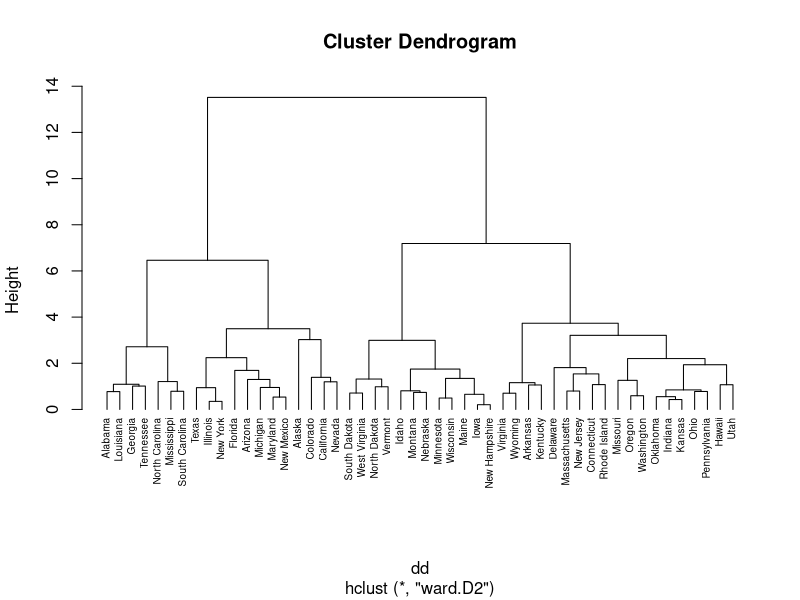
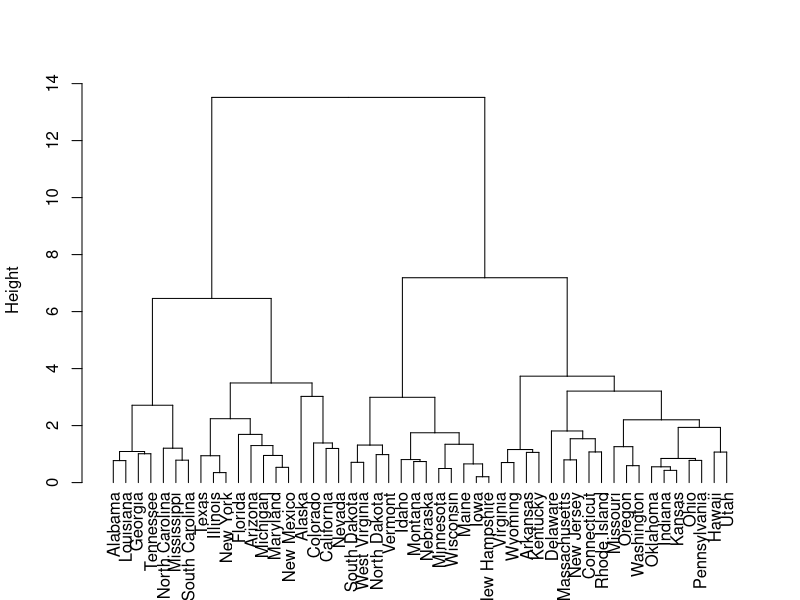
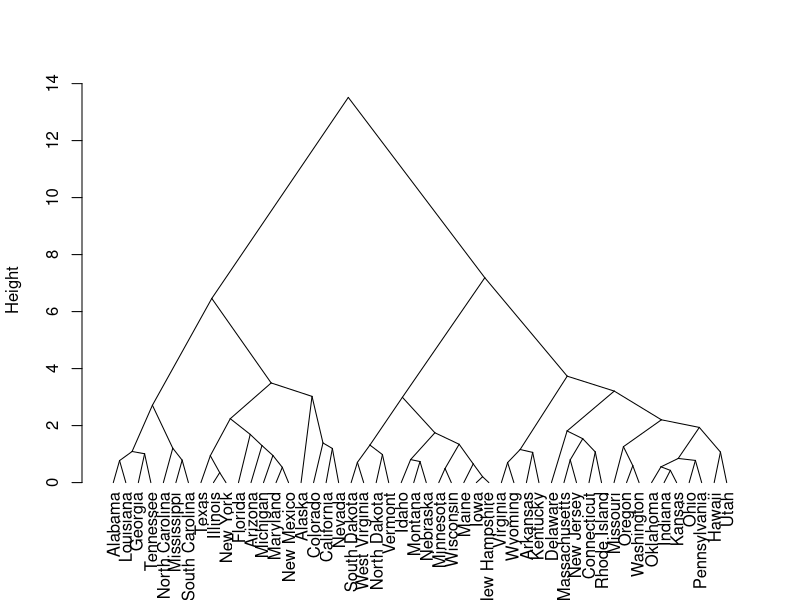
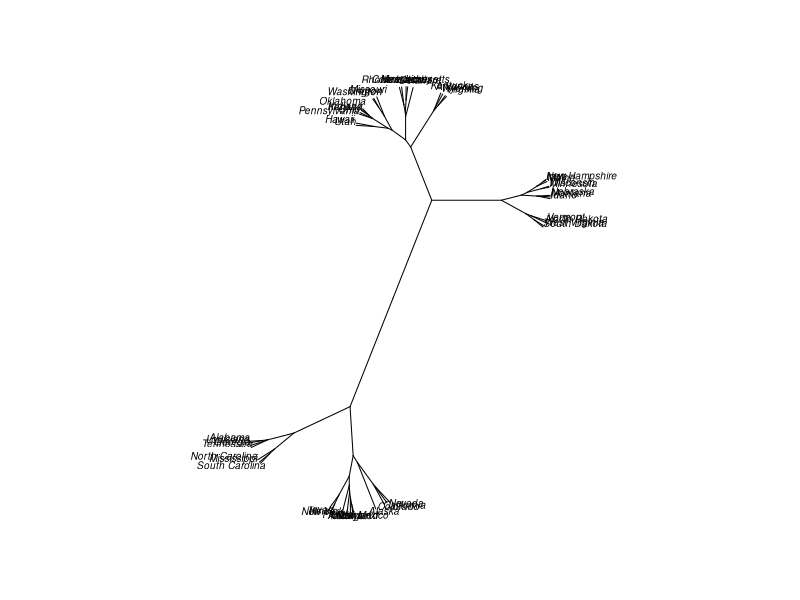
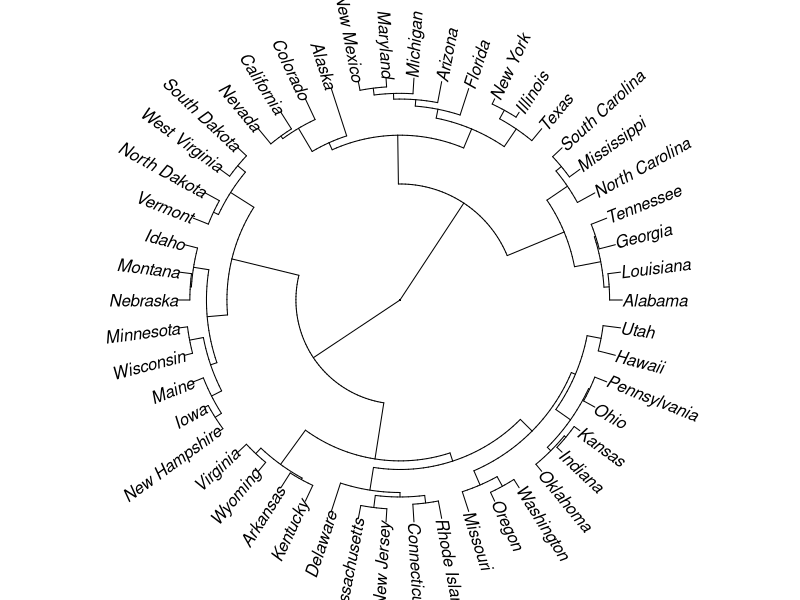

The R script that drew these images, in order: (Note: this script raises an error after producing the figures.)
#install.packages('ape')
library('ape')
data(USArrests)
str(USArrests)
?hclust
dd <- dist(scale(USArrests), method = "euclidean")
hc <- hclust(dd, method = "ward.D2")

head(hc)
plot(hc, hang = -1,cex=0.6)
class(hc)
hcd <- as.dendrogram(hc)
plot(hcd, type = "rectangle", ylab = "Height")
plot(hcd, type = "triangle", ylab = "Height")

plot(as.phylo(hc), type = "unrooted", cex = 0.6,
     no.margin = TRUE)

plot(as.phylo(hc), type = "fan")

###################### Clusters on train dataset ##########################
dim(train)
df <- train
library(dplyr)
library(tidyr)
df <- drop_na(df)
drug_train <- df[1:1000,]
names(drug_train)
drug_train <- drug_train[,c(-1,-4,-6)]
drug_train$drugNameNumeric <- as.numeric(as.factor(drug_train$drugName))
drug_train$conditionNumeric <- as.numeric(as.factor(drug_train$condition))
df1 <- drug_train[,c(-1)]
names(df1)
class(df1)

dim(df1)
df2 <- df1[!duplicated(df1[ , c("condition")]),]
dim(df2)
head(df2)
row.names(df2) <- df2[,1]
df2_dist <- dist(as.matrix(df2),method = 'euclidean')
df1hc <- hclust(df2_dist, method = "ward.D2")
head(df1hc)
class(mydata)
colors = c("red", "blue", "green", "black")
clus4 = cutree(hc, 4)
plot(as.phylo(df1hc), type = "fan",tip.color = colors[clus4],
      cex = 0.8)
?plot

class(df2)
head(df2)
drug_labels <- df2[1:100,1]
head(drug_labels)
str(drug_labels)
(length(drug_labels))
drug_labels[100-10]

index <- 1
for(i in seq(1,110,10))
{
  for(j in seq(1,10))
  {
    teststr <- paste(i,index,sep = "_")
    print(teststr)
    if(index > 10)
    {
      myedges$to[index] <- drug_labels[index-10]
    }
    index <- index+1
    
  }
}
dim(myedges)
head(myedges,30)
tail(myedges)
myedges$to[11]

myvertices = data.frame(
  name = unique(c(as.character(myedges$from), as.character(myedges$to))) , 
  value = runif(111)
) 
dim(myvertices)
head(myvertices,30)
# Let's add a column with the group of each name. It will be useful later to color points
myvertices$group = myedges$from[ match( myvertices$name, myedges$to ) ]



#Let's add information concerning the label we are going to add: angle, horizontal adjustement and potential flip
#calculate the ANGLE of the labels
myvertices$id=NA
myleaves=which(is.na( match(myvertices$name, myedges$from) ))
head(myleaves)
str(myleaves)
dim(myleaves)
nleaves=length(myleaves)
nleaves
myvertices$id[myleaves] = seq(1:nleaves)
myvertices$id[15]
head(myvertices,20)
tail(myvertices,20)
myvertices$angle= 90 - 360 * myvertices$id / nleaves


# calculate the alignment of labels: right or left
# If I am on the left part of the plot, my labels have currently an angle < -90
myvertices$hjust<-ifelse( myvertices$angle < 90, 1, 0)
head(myvertices$hjust,100)
# flip angle BY to make them readable
myvertices$angle<-ifelse(myvertices$angle < -90, myvertices$angle+180, myvertices$angle)
head(myvertices$angle,100)

head(myvertices,30)